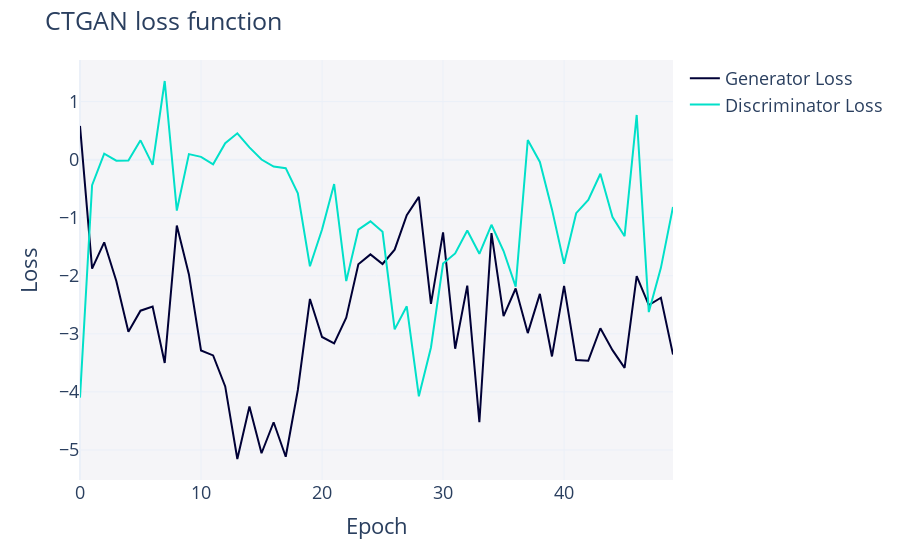

The notebook cell this image was saved under:
### Code cell
fig2 = ctgan2.get_loss_values_plot()
fig2

### Figure 1 — Plotly figure (JSON) as saved in the notebook; plotly's stock layout.template omitted (floating-point values rounded to 4 significant figures)
{"data": [{"hovertemplate": "variable=Generator Loss<br>Epoch=%{x}<br>value=%{y}<extra></extra>", "legendgroup": "Generator Loss", "line": {"color": "#000036", "dash": "solid"}, "marker": {"symbol": "circle"}, "mode": "lines", "name": "Generator Loss", "orientation": "v", "showlegend": true, "type": "scatter", "x": [0, 1, 2, 3, 4, 5, 6, 7, 8, 9, 10, 11, 12, 13, 14, 15, 16, 17, 18, 19, 20, 21, 22, 23, 24, 25, 26, 27, 28, 29, 30, 31, 32, 33, 34, 35, 36, 37, 38, 39, 40, 41, 42, 43, 44, 45, 46, 47, 48, 49], "xaxis": "x", "y": [0.5805, -1.878, -1.424, -2.091, -2.966, -2.602, -2.531, -3.502, -1.136, -1.977, -3.287, -3.373, -3.906, -5.156, -4.252, -5.057, -4.523, -5.117, -3.967, -2.399, -3.055, -3.167, -2.724, -1.802, -1.632, -1.797, -1.551, -0.9563, -0.6415, -2.483, -1.253, -3.257, -2.169, -4.523, -1.266, -2.695, -2.22, -2.988, -2.312, -3.39, -2.175, -3.451, -3.463, -2.904, -3.282, -3.587, -2.007, -2.505, -2.378, -3.356], "yaxis": "y"}, {"hovertemplate": "variable=Discriminator Loss<br>Epoch=%{x}<br>value=%{y}<extra></extra>", "legendgroup": "Discriminator Loss", "line": {"color": "#01E0C9", "dash": "solid"}, "marker": {"symbol": "circle"}, "mode": "lines", "name": "Discriminator Loss", "orientation": "v", "showlegend": true, "type": "scatter", "x": [0, 1, 2, 3, 4, 5, 6, 7, 8, 9, 10, 11, 12, 13, 14, 15, 16, 17, 18, 19, 20, 21, 22, 23, 24, 25, 26, 27, 28, 29, 30, 31, 32, 33, 34, 35, 36, 37, 38, 39, 40, 41, 42, 43, 44, 45, 46, 47, 48, 49], "xaxis": "x", "y": [-4.098, -0.4398, 0.1025, -0.0174, -0.01436, 0.3328, -0.0893, 1.355, -0.8767, 0.09511, 0.04785, -0.08098, 0.2835, 0.4543, 0.2107, 0.002482, -0.1189, -0.147, -0.5791, -1.837, -1.204, -0.4213, -2.092, -1.207, -1.063, -1.243, -2.924, -2.526, -4.077, -3.235, -1.79, -1.615, -1.22, -1.622, -1.122, -1.574, -2.188, 0.3391, -0.03974, -0.8566, -1.794, -0.922, -0.6924, -0.2433, -0.9883, -1.318, 0.77, -2.626, -1.864, -0.8155], "yaxis": "y"}], "layout": {"font": {"size": 18}, "legend": {"orientation": "v", "title": {"text": ""}, "tracegroupgap": 0}, "margin": {"t": 60}, "plot_bgcolor": "#F5F5F8", "title": {"text": "CTGAN loss function"}, "xaxis": {"anchor": "y", "domain": [0, 1], "title": {"text": "Epoch"}}, "yaxis": {"anchor": "x", "domain": [0, 1], "title": {"text": "Loss"}}}}
